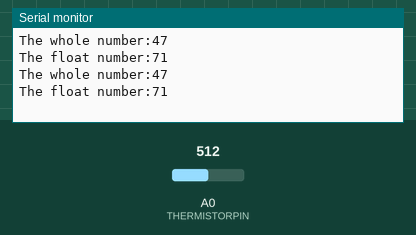
A sketch run on a simulated Arduino Uno, built with avr-gcc and run on an emulated ATmega328P. Shown: the last lines printed to the serial monitor. The inputs (shaded band) are chosen by the test bench; at power-on: A0 (THERMISTORPIN) = 512.

Above: at 1.2 s.
1.3 s: A0 (THERMISTORPIN) set to 716
At 2.6 s:
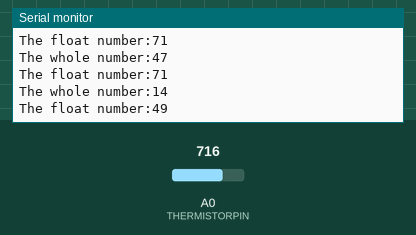
2.8 s: A0 (THERMISTORPIN) set to 900
At 3.7 s:
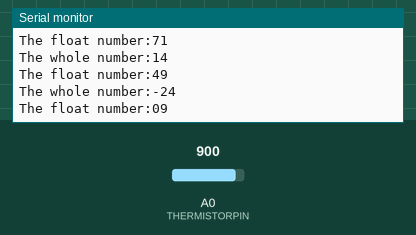
Timing chart, 0 to 5.8 s (numbered marks = the images above; inputs shaded):
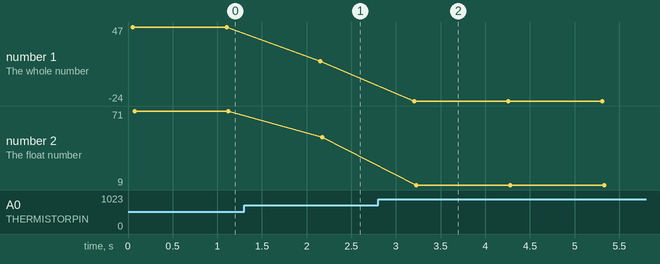

Measured:
- after the input at 1.3 s, the serial monitor: prints a new line after 0.85 s (image 1)
- after the input at 2.8 s, the serial monitor: prints a new line after 0.41 s (image 2)
- plotted number 1: 47 → 14 after the input at 1.3 s, 14 → -24 after the input at 2.8 s
- plotted number 2: 71 → 49 after the input at 1.3 s, 49 → 9 after the input at 2.8 s

The sketch:

Temperature_Reader.ino
```cpp
// which analog pin to connect
#define THERMISTORPIN A0
#define NUMSAMPLES 5
// the value of the 'other' resistor
#define SERIESRESISTOR 9100
 // The beta coefficient of the thermistor (usually 3000-4000)
#define BCOEFFICIENT 3400
#define THERMISTORNOMINAL 4720
#define TEMPERATURENOMINAL 25

int samples[NUMSAMPLES];
char temp[10] = "";
void setup(void) {
  Serial.begin(9600);
}

void loop(void) {
  uint8_t i;
  float average;

  // take N samples in a row, with a slight delay
  for (i=0; i< NUMSAMPLES; i++) {
   samples[i] = analogRead(THERMISTORPIN);
   delay(10);
  }

  // average all the samples out
  average = 0;
  for (i=0; i< NUMSAMPLES; i++) {
     average += samples[i];
  }
  average /= NUMSAMPLES;

  average = 1023 / average - 1;
  average = SERIESRESISTOR / average;

  float f_temp = 0;
  float steinhart;
  int find_period;

  steinhart = log (average / THERMISTORNOMINAL);     // ln (R/Ro)
  steinhart = steinhart/BCOEFFICIENT;               // ln(R/Ro)/B
  steinhart += (1.0 / (TEMPERATURENOMINAL + 273.15)); // + (1/To)
  steinhart = 1.0 / steinhart;                 // Invert
  steinhart =  steinhart - 273.15;                         // convert to C
  f_temp = (steinhart * 9.0)/ 5.0 + 32.0;
  String string_temperature = String(f_temp, 2);
//  dtostrf(f_temp, 4, 2, temp);
//  Serial.println(f_temp);
//  String string_temperature = String(temp);
  find_period = string_temperature.indexOf('.');
  String whole_temp = string_temperature.substring(0,find_period);
  String float_temp = string_temperature.substring(find_period+1);
  Serial.print("The whole number:");
  Serial.println(whole_temp);
  Serial.print("The float number:");
  Serial.println(float_temp);

  delay(1000);
}
```
